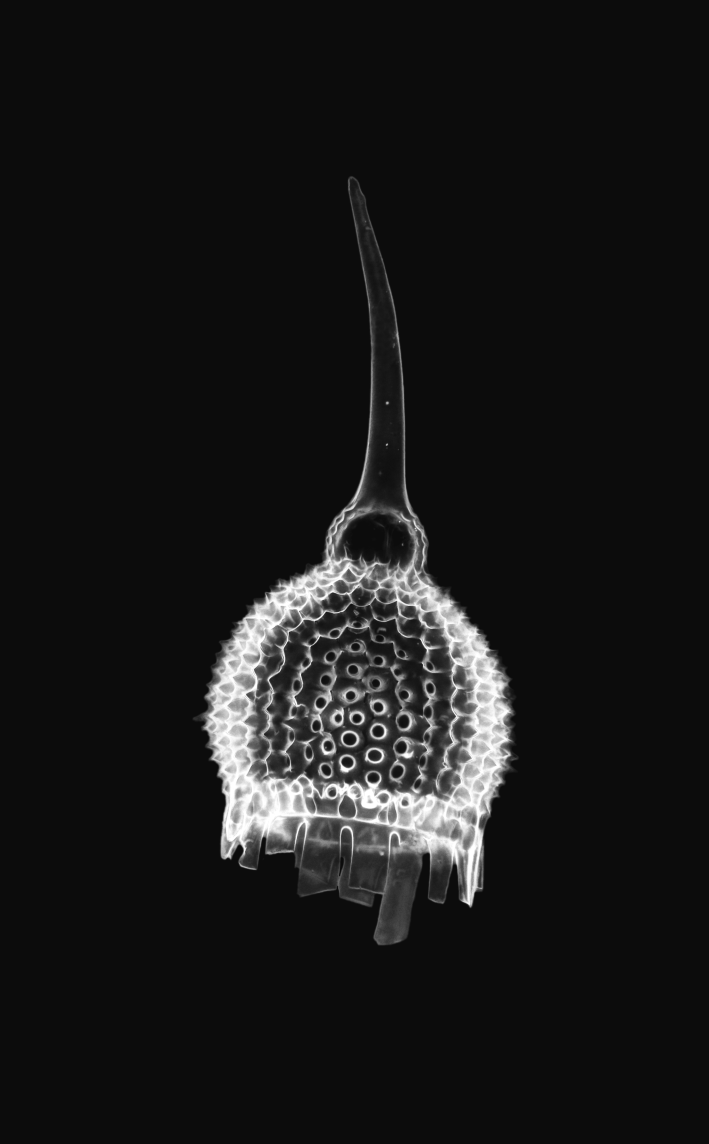
#> input picture tools/source/radiolarian-91.jpg, 4252 x 6863 px (shown at 1/6 size)
$ python radiolarian.py
#> lines starting #> are read from the running program, lines starting #| are printed output that depends on the picture
#!/usr/bin/env python3
"""Make the radiolarian draft's image: Anthocyrtium hispidum (image 91 in the image gallery),
photograph by Picturepest, CC BY 2.0, from Wikimedia Commons.

    python3 tools/radiolarian.py      # writes static/images/radiolarian-91-mask.png

The photograph's near-black background is pushed to true black, so that the page around it
(whose colour follows the same colour treatments) meets it without a visible edge.
Needs Pillow. The source is downloaded into tools/source/ (not published).
"""
import urllib.request
from pathlib import Path

from PIL import Image, ImageOps

ROOT = Path(__file__).resolve().parent.parent
SOURCE_URL = "https://upload.wikimedia.org/wikipedia/commons/7/7f/Anthocyrtium_hispidum_Haeckel_-_Radiolarian_%2834986365113%29.jpg"
SOURCE = ROOT / "tools" / "source" / "radiolarian-91.jpg"
HEIGHT = 2800   # the specimen's length; after turning it on its side, the image is this wide

if not SOURCE.exists():
    SOURCE.parent.mkdir(parents=True, exist_ok=True)
    req = urllib.request.Request(SOURCE_URL, headers={"User-Agent": "nonpluscollective (https://nonplusmagazine.com)"})
    SOURCE.write_bytes(urllib.request.urlopen(req, timeout=120).read())

im = Image.open(SOURCE).convert("L")
#> im is the input picture: PIL image 4252x6863 L; min 10, max 255, mean 24.4
bg = sorted(im.resize((64, 64)).getdata())[200]          # a typical background value
#> bg = 12
im = im.point(lambda v: 0 if v <= bg + 2 else round((v - bg - 2) * 255 / (255 - bg - 2)))   # background -> black
im = im.resize((round(im.width * HEIGHT / im.height), HEIGHT), Image.LANCZOS)
#> im: PIL image 1735x2800 L
im = im.rotate(90, expand=True)   # on its side: the body on the right, the spine reaching out to the left
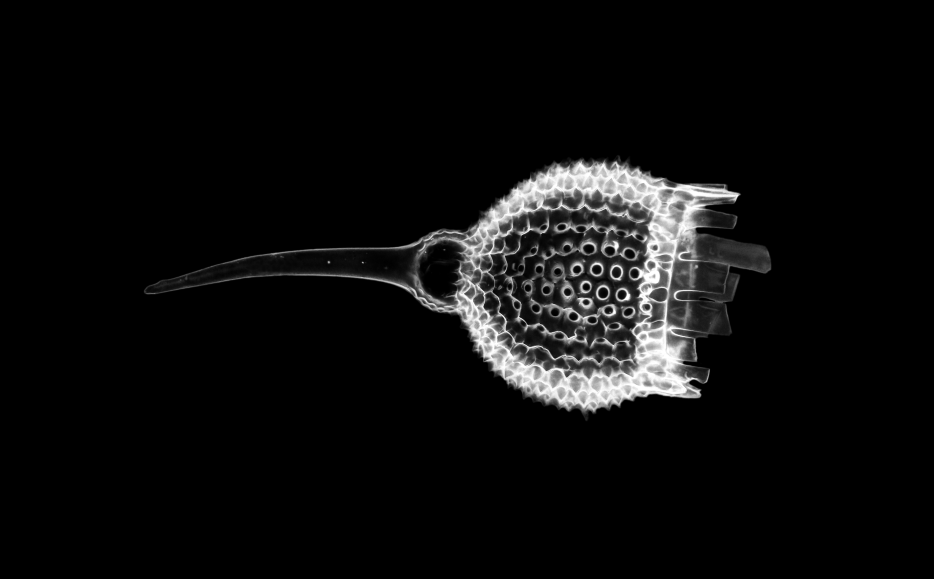
#> im: PIL image 2800x1735 L (shown at 1/3 size); min 0, max 255, mean 12.8

# The page uses this version: the photograph's brightness as a stencil (white, with the brightness as
# transparency). The page shows through where the photograph is black, and the colour treatment's
# light colour fills the rest, so the background is the page itself and can never differ from it.
MASK = ROOT / "static" / "images" / "radiolarian-91-mask.png"
MASK.parent.mkdir(parents=True, exist_ok=True)
Image.merge("LA", (Image.new("L", im.size, 255), im)).save(MASK, optimize=True)
print(f"{MASK.relative_to(ROOT)}: {im.width} x {im.height}, {MASK.stat().st_size / 1e6:.1f} MB (background was {bg})")
#| static/images/radiolarian-91-mask.png: 2800 x 1735, 0.5 MB (background was 12)

$ run again, with tools/source/bubble-23.jpg copied over tools/source/radiolarian-91.jpg
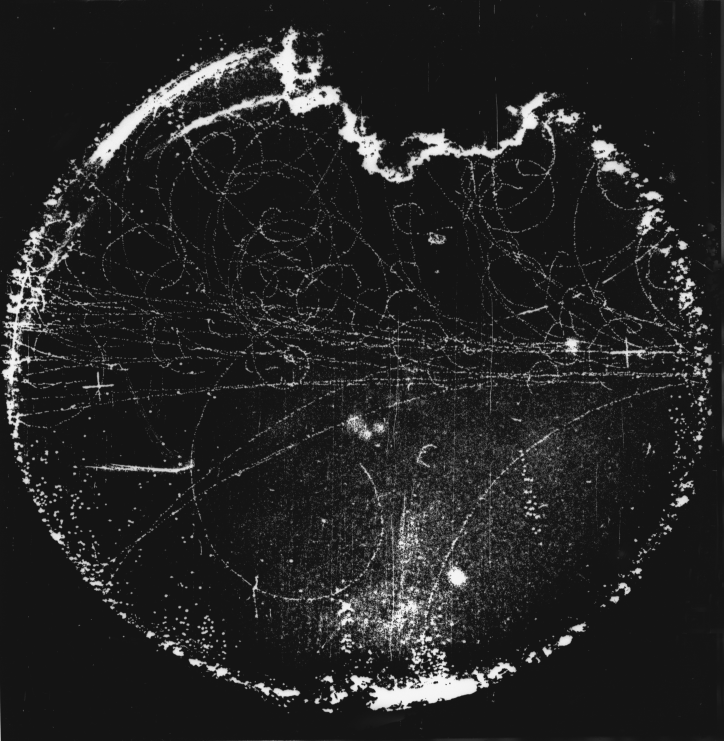
#> input picture tools/source/bubble-23.jpg, 2170 x 2222 px (shown at 1/3 size)
#> im is the input picture: PIL image 2170x2222 L; min 17, max 247, mean 36.8
#> bg = 19
#> `im = im.point(lambda v: 0 if v <= bg + 2 else round((v - bg - 2) * 255..`:
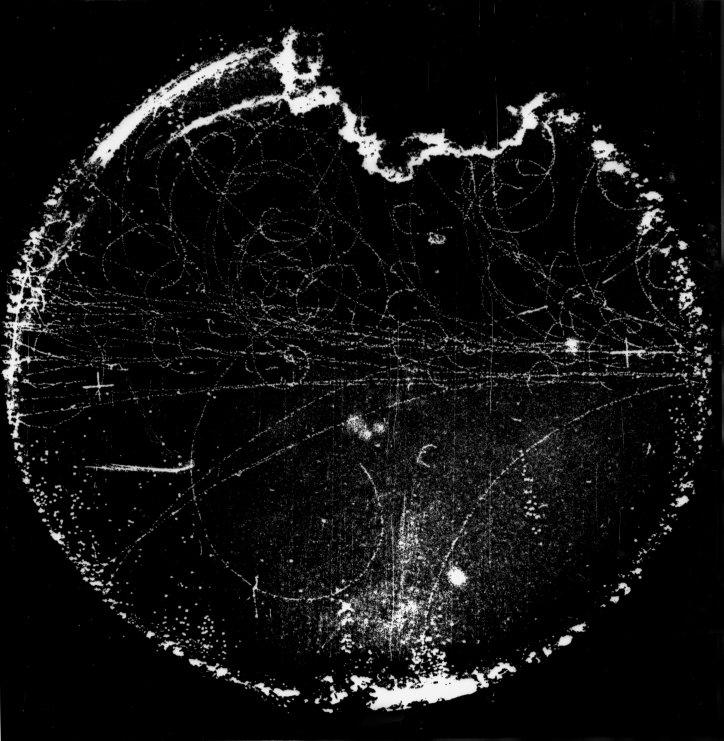
#> im: PIL image 2170x2222 L (shown at 1/3 size); min 0, max 246, mean 17.8
#> `im = im.rotate(90, expand=True)`:
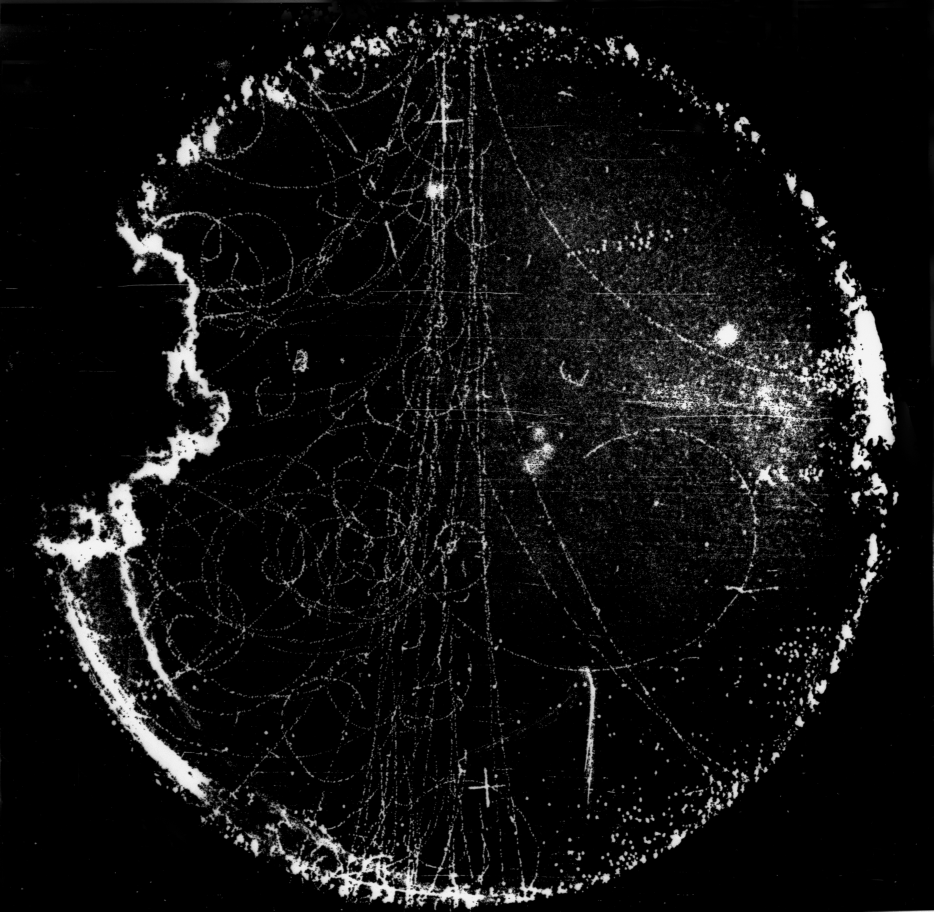
#> im: PIL image 2800x2734 L (shown at 1/3 size); min 0, max 252, mean 17.8
#| static/images/radiolarian-91-mask.png: 2800 x 2734, 2.6 MB (background was 19)
